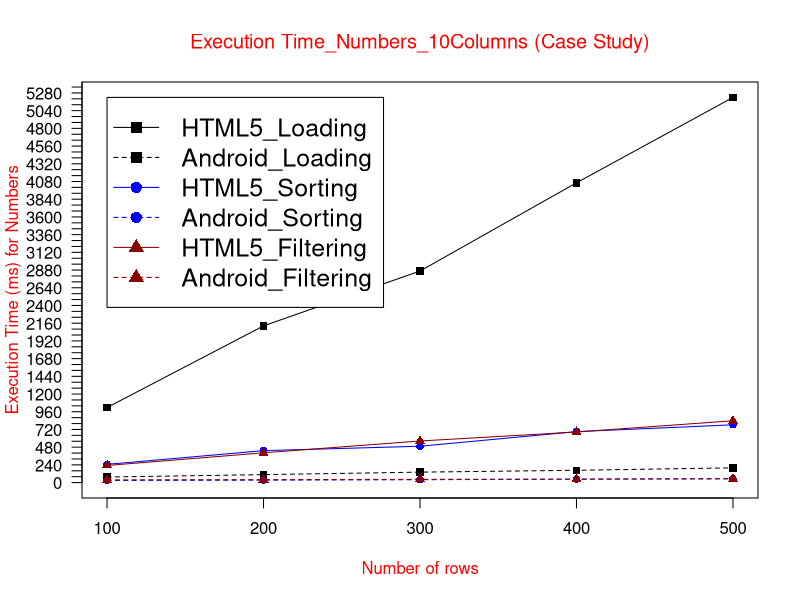

This figure's R source:
data <- read.table("(CS)ETnum10col.txt", header = TRUE)

max_y <- max(data)
plot_colors <- c("black", "blue", "red4")
png(filename="(CS)ETnum10Col.png", height = 1000, width = 1300, bg = "white")
plot(data$HTML5_Loading, type = "o", col = plot_colors[1], pch=15,  ylim=c(0,max_y), axes=FALSE, ann=FALSE)
axis(1, at=1:5, lab=c("100", "200", "300", "400", "500"))
axis(2, las=1, at=80*0:max_y, cex.axis = 1)

box()
lines(data$Android_Loading, type="o", pch=15, lty=2, col=plot_colors[1])
lines(data$HTML5_Sorting, type="o", pch=16, lty=1,  col=plot_colors[2])
lines(data$Android_Sorting, type="o", pch=16, lty=2,  col=plot_colors[2])   
lines(data$HTML5_Filtering, type="o", pch=17, lty=1, col=plot_colors[3])
lines(data$Android_Filtering, type="o", pch=17, lty=2,   col=plot_colors[3])

title(main="Execution Time_Numbers_10Columns (Case Study)", col.main="red", font.main=6)
title(xlab= "Number of rows", col.lab="red")
title(ylab= "Execution Time (ms) for Numbers", col.lab="red")
legend(1, max_y, names(data), cex=1.5, col=c("black", "black","blue", "blue","red4","red4"), pch=c(15,15,16,16,17,17), lty=c(1,2,1,2,1,2));


dev.off()